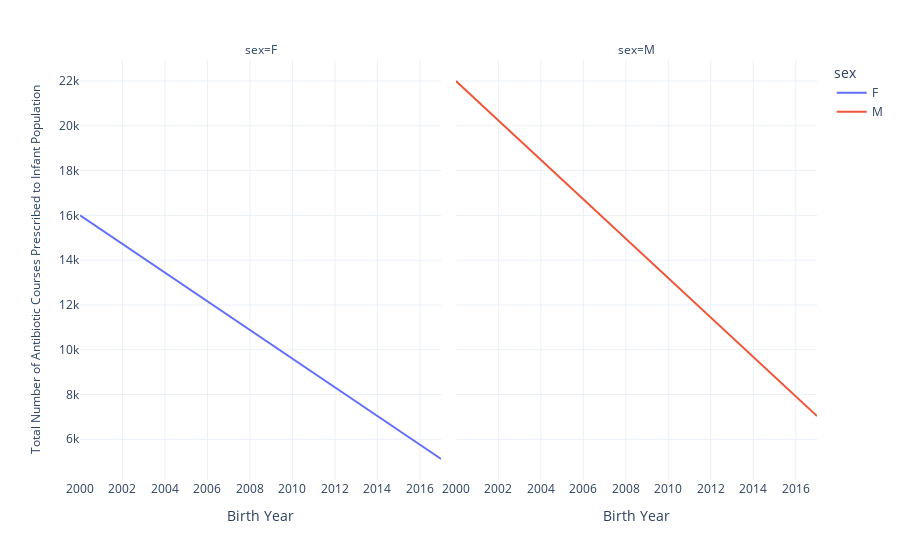

The cell this chart's notebook holds for it:
### Code cell
fig = px.line(
    df,
    x="year",
    y="n_abx",
    facet_col="sex",
    color="sex",
    labels={"n_abx": "Total Number of Antibiotic Courses Prescribed to Infant Population"},
)
fig.update_xaxes(title_text="Birth Year", nticks=10)
fig.update_yaxes(title_font=dict(size=12))

fig.show()

### Figure 1 — Plotly figure (JSON) as saved in the notebook; plotly's stock layout.template omitted (floating-point values rounded to 4 significant figures)
{"data": [{"hovertemplate": "sex=F<br>year=%{x}<br>Total Number of Antibiotic Courses Prescribed to Infant Population=%{y}<extra></extra>", "legendgroup": "F", "line": {"color": "#636efa", "dash": "solid"}, "marker": {"symbol": "circle"}, "mode": "lines", "name": "F", "orientation": "v", "showlegend": true, "type": "scatter", "x": [2000, 2001, 2002, 2003, 2004, 2005, 2006, 2007, 2008, 2009, 2010, 2011, 2012, 2013, 2014, 2015, 2016, 2017], "xaxis": "x", "y": [16000, 15360, 14720, 14080, 13440, 12800, 12160, 11520, 10880, 10240, 9600, 8960, 8320, 7680, 7040, 6400, 5760, 5120], "yaxis": "y"}, {"hovertemplate": "sex=M<br>year=%{x}<br>Total Number of Antibiotic Courses Prescribed to Infant Population=%{y}<extra></extra>", "legendgroup": "M", "line": {"color": "#EF553B", "dash": "solid"}, "marker": {"symbol": "circle"}, "mode": "lines", "name": "M", "orientation": "v", "showlegend": true, "type": "scatter", "x": [2000, 2001, 2002, 2003, 2004, 2005, 2006, 2007, 2008, 2009, 2010, 2011, 2012, 2013, 2014, 2015, 2016, 2017], "xaxis": "x2", "y": [22000, 21120, 20240, 19360, 18480, 17600, 16720, 15840, 14960, 14080, 13200, 12320, 11440, 10560, 9680, 8800, 7920, 7040], "yaxis": "y2"}], "layout": {"annotations": [{"font": {}, "showarrow": false, "text": "sex=F", "x": 0.245, "xanchor": "center", "xref": "paper", "y": 1, "yanchor": "bottom", "yref": "paper"}, {"font": {}, "showarrow": false, "text": "sex=M", "x": 0.755, "xanchor": "center", "xref": "paper", "y": 1, "yanchor": "bottom", "yref": "paper"}], "legend": {"title": {"text": "sex"}, "tracegroupgap": 0}, "margin": {"t": 60}, "xaxis": {"anchor": "y", "domain": [0, 0.49], "nticks": 10, "title": {"text": "Birth Year"}}, "xaxis2": {"anchor": "y2", "domain": [0.51, 1], "matches": "x", "nticks": 10, "title": {"text": "Birth Year"}}, "yaxis": {"anchor": "x", "domain": [0, 1], "title": {"font": {"size": 12}, "text": "Total Number of Antibiotic Courses Prescribed to Infant Population"}}, "yaxis2": {"anchor": "x2", "domain": [0, 1], "matches": "y", "showticklabels": false, "title": {"font": {"size": 12}}}}}
